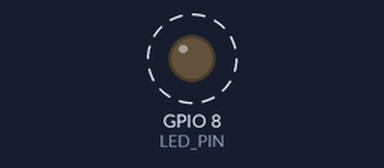
Bench run of a sketch on a simulated ESP32-C3. On the bench: output pins drawn as LEDs (lit = HIGH). Dashed ring = blinking. What the sketch prints to the serial monitor is not drawn.

Above: at 0.7 s.
Timing chart, 0 to 4.8 s (numbered marks = the images above):
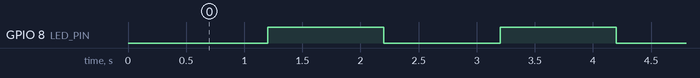

Measured:
- by itself, GPIO 8 (LED_PIN): alternates HIGH for 1.0 s and LOW for 1.0 s

The sketch:

blink_test.ino
```cpp
// blink_test.ino
// Simple test: blink the onboard LED once every 2 seconds.
// Confirms the ESP32-C3 is responsive and we can upload code to it.
//
// ESP32-C3 SuperMini: onboard LED is on GPIO 8, active-LOW
// (LOW = LED on, HIGH = LED off).

#define LED_PIN 8

void setup() {
  pinMode(LED_PIN, OUTPUT);
  Serial.begin(115200);
  delay(200);
  Serial.println("blink_test running — should blink once every 2 seconds.");
}

void loop() {
  digitalWrite(LED_PIN, LOW);   // LED ON
  delay(1000);
  digitalWrite(LED_PIN, HIGH);  // LED OFF
  delay(1000);
}
```
